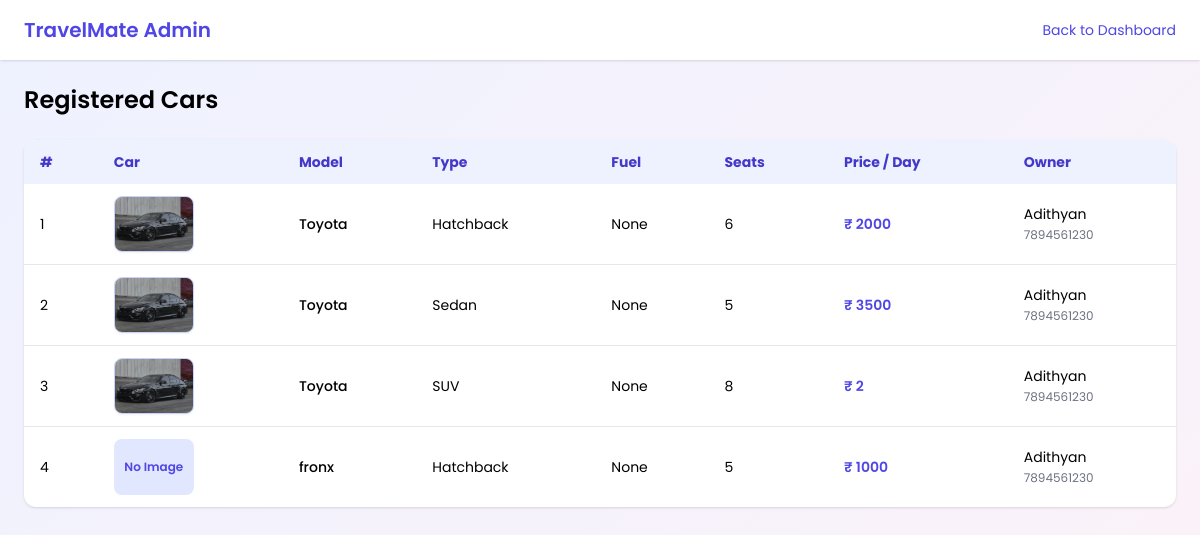
The app's page /appadmin/adminCarManagement, older data.
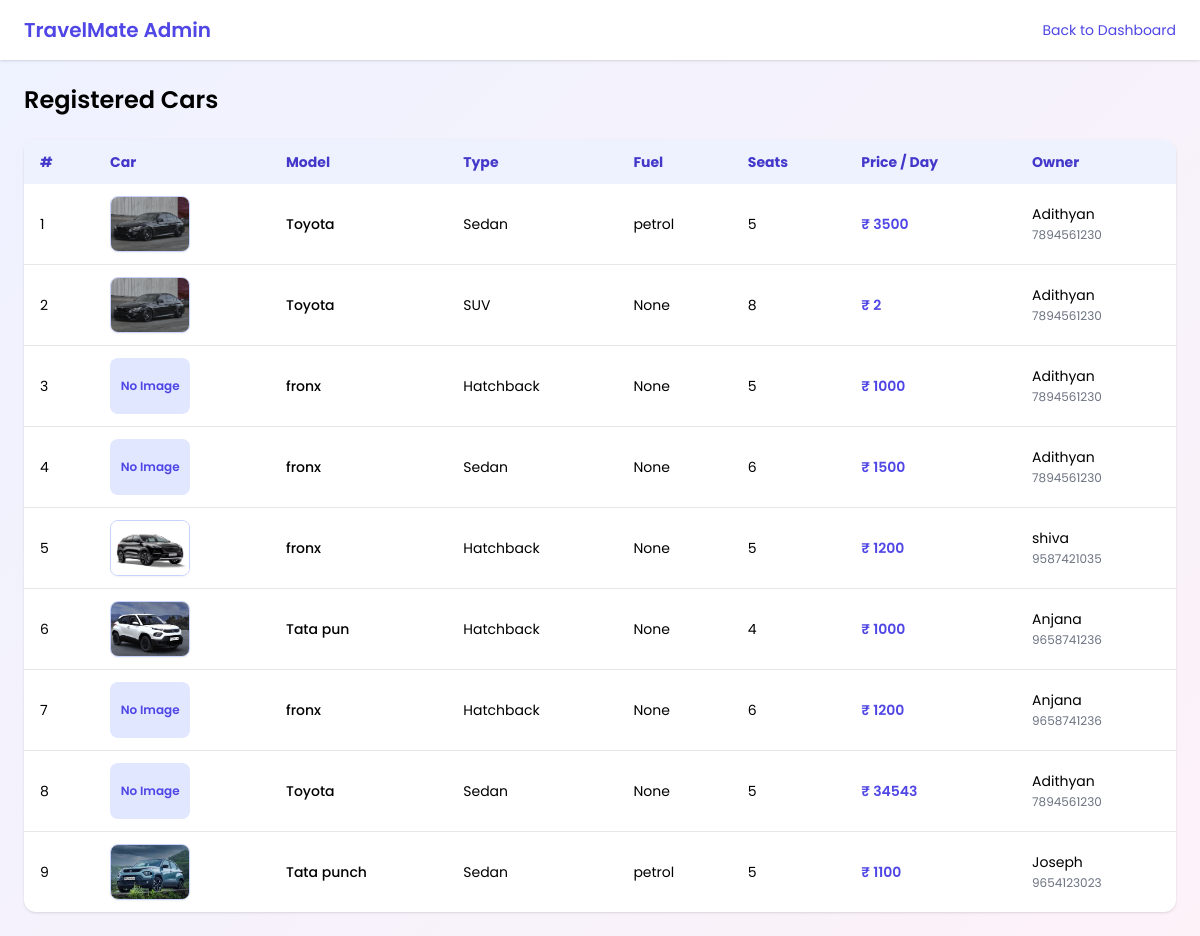
The same page, newer data.
### rentalPartner/models.py (models this page shows, shortened)
class carDetails(models.Model):
    vehicleName=models.CharField(max_length=50)
    vehicleNumber=models.CharField(max_length=15)
    vehicleType=models.CharField(max_length=20)
    fuelType=models.CharField(max_length=20, null=True, blank=True)
    seatingCapacity=models.IntegerField()
    rentPerDay=models.IntegerField()
    availabilityStatus=models.BooleanField(default=True)
    partner=models.ForeignKey(partnerRegistration,on_delete=models.CASCADE)
    vehicleImage=models.ImageField(upload_to='vehicle_images/', null=True, blank=True)

class partnerRegistration(models.Model):
    name = models.CharField(max_length=25)
    email = models.CharField(max_length=50)
    password = models.CharField(max_length=25)
    mobileNumber = models.IntegerField()
    aadharId = models.IntegerField()
    city = models.CharField(max_length=50, null=True, blank=True)
    state = models.CharField(max_length=50, null=True, blank=True)
    combanyName = models.CharField(max_length=50, null=True, blank=True)
    location = models.CharField(max_length=100, null=True, blank=True)
    GST_number = models.CharField(max_length=15, null=True, blank=True)
    STATUS_CHOICES = [
        ('pending', 'Pending'),
        ('approved', 'Approved'),
        ('rejected', 'Rejected'),
    ]
    status = models.CharField(
        max_length=10,
        choices=STATUS_CHOICES,
        default='pending'
    )
    aadharImage = models.ImageField(
        upload_to='partner_documents/aadhar/',
        null=True,
        blank=True
    )
    shopImage = models.ImageField(
        upload_to='partner_documents/shop/',
        null=True,
        blank=True
    )
    verified = models.BooleanField(default=False)
    Address = models.TextField(null=True, blank=True)
    profileImage = models.ImageField(
        upload_to='partner_images/',
        null=True,
        blank=True
    )
    def __str__(self):
        return self.name

### appadmin/views.py (the view)
# urls.py: path('adminCarManagement', views.adminCarManagement, name='adminCarManagement'),
def adminCarManagement(request):
    cars = carDetails.objects.all()
    return render(request, 'appadmin/adminCarManagement.html', {'cars': cars})

### templates/appadmin/adminCarManagement.html (shortened to what this page needs)
<!DOCTYPE html>
<html lang="en">
<head>
  <script src="https://cdn.tailwindcss.com"></script>
</head>
<body class="min-h-screen">
  <header class="bg-white shadow px-6 py-4 flex justify-between items-center">
    <h1 class="text-xl font-semibold text-indigo-600">TravelMate Admin</h1>
    <a href="{% url 'adminHome' %}" class="text-sm text-indigo-600 hover:underline">
      Back to Dashboard
    </a>
  </header>
  <main class="p-6 max-w-7xl mx-auto">
    <h2 class="text-2xl font-semibold mb-6">Registered Cars</h2>
    <div class="bg-white rounded-xl shadow overflow-x-auto">
      <table class="w-full text-sm border-collapse">
        <thead class="bg-indigo-50 text-indigo-700">
          <tr>
            <th class="px-4 py-3 text-left">#</th>
            <th class="px-4 py-3 text-left">Car</th>
            <th class="px-4 py-3 text-left">Model</th>
            <th class="px-4 py-3 text-left">Type</th>
            <th class="px-4 py-3 text-left">Fuel</th>
            <th class="px-4 py-3 text-left">Seats</th>
            <th class="px-4 py-3 text-left">Price / Day</th>
            <th class="px-4 py-3 text-left">Owner</th>
          </tr>
        </thead>
        <tbody class="divide-y">
          {% for car in cars %}
          <tr class="hover:bg-gray-50 transition">
            <td class="px-4 py-3">{{ forloop.counter }}</td>
            <td class="px-4 py-3">
              {% if car.vehicleImage %}
                <img
                  src="{{ car.vehicleImage.url }}"
                  alt="{{ car.vehicleName }}"
                  class="w-20 h-14 rounded-lg object-cover border border-indigo-200 shadow-sm hover:scale-105 transition"
                >
              {% else %}
                <div class="w-20 h-14 bg-indigo-100 rounded-lg flex items-center justify-center text-indigo-600 text-xs font-semibold">
                  No Image
                </div>
              {% endif %}
            </td>
            <td class="px-4 py-3 font-medium">
              {{ car.vehicleName }}<br>
            </td>
            <td class="px-4 py-3">{{ car.vehicleType }}</td>
            <td class="px-4 py-3">{{ car.fuelType }}</td>
            <td class="px-4 py-3">{{ car.seatingCapacity }}</td>
            <td class="px-4 py-3 font-semibold text-indigo-600">
              ₹ {{ car.rentPerDay }}
            </td>
            <td class="px-4 py-3">
              {{ car.partner }}<br>
              <span class="text-xs text-gray-500">{{ car.partner.mobileNumber }}</span>
            </td>
          {% empty %}
          <tr>
            <td colspan="10" class="text-center py-6 text-gray-500">
              No cars added yet
            </td>
          </tr>
          {% endfor %}
        </tbody>
      </table>
    </div>
  </main>
</body>
</html>

### templates/appadmin/adminCarManagement.html (style rules this page uses)
body { font-family: "Poppins", sans-serif; background: linear-gradient(135deg, #eef2ff, #fdf2f8); }

Row changes from the older to the newer data that the page shows:
removed carDetails: vehicleImage (picture), vehicleName "Toyota", vehicleType "Hatchback", fuelType "None", seatingCapacity "6", rentPerDay "2000", partner "Adithyan", partner.mobileNumber "7894561230"
changed carDetails (number 1 of 9 on the later page): fuelType "None" → "petrol"
added carDetails: vehicleImage "No Image", vehicleName "fronx", vehicleType "Sedan", fuelType "None", seatingCapacity "6", rentPerDay "1500", partner "Adithyan", partner.mobileNumber "7894561230"
added carDetails: vehicleImage (picture), vehicleName "fronx", vehicleType "Hatchback", fuelType "None", seatingCapacity "5", rentPerDay "1200", partner "shiva", partner.mobileNumber "9587421035"
added carDetails: vehicleImage (picture), vehicleName "Tata pun", vehicleType "Hatchback", fuelType "None", seatingCapacity "4", rentPerDay "1000", partner "Anjana", partner.mobileNumber "9658741236"
added carDetails: vehicleImage "No Image", vehicleName "fronx", vehicleType "Hatchback", fuelType "None", seatingCapacity "6", rentPerDay "1200", partner "Anjana", partner.mobileNumber "9658741236"
added carDetails: vehicleImage "No Image", vehicleName "Toyota", vehicleType "Sedan", fuelType "None", seatingCapacity "5", rentPerDay "34543", partner "Adithyan", partner.mobileNumber "7894561230"
added carDetails: vehicleImage (picture), vehicleName "Tata punch", vehicleType "Sedan", fuelType "petrol", seatingCapacity "5", rentPerDay "1100", partner "Joseph", partner.mobileNumber "9654123023"
